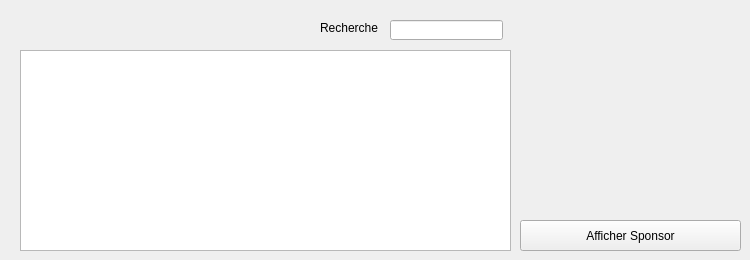
     <widget class="QWidget" name="Consulter">
      <attribute name="title">
       <string>Consulter</string>
      </attribute>
      <widget class="QPushButton" name="pushButton_affichersp">
       <property name="geometry">
        <rect>
         <x>520</x>
         <y>220</y>
         <width>221</width>
         <height>31</height>
        </rect>
       </property>
       <property name="styleSheet">
        <string notr="true">font: 15pt &quot;MV Boli&quot;;
</string>
       </property>
       <property name="text">
        <string>Afficher Sponsor</string>
       </property>
      </widget>
      <widget class="QTableView" name="tableView_sponsor">
       <property name="geometry">
        <rect>
         <x>20</x>
         <y>50</y>
         <width>491</width>
         <height>201</height>
        </rect>
       </property>
      </widget>
      <widget class="QLabel" name="label_28">
       <property name="geometry">
        <rect>
         <x>630</x>
         <y>60</y>
         <width>71</width>
         <height>81</height>
        </rect>
       </property>
       <property name="text">
        <string/>
       </property>
       <property name="pixmap">
        <pixmap>../Load.png</pixmap>
       </property>
      </widget>
      <widget class="QLabel" name="label_37">
       <property name="geometry">
        <rect>
         <x>320</x>
         <y>20</y>
         <width>71</width>
         <height>16</height>
        </rect>
       </property>
       <property name="text">
        <string>Recherche</string>
       </property>
      </widget>
      <widget class="QLineEdit" name="recherche_sponsor">
       <property name="geometry">
        <rect>
         <x>390</x>
         <y>20</y>
         <width>113</width>
         <height>20</height>
        </rect>
       </property>
      </widget>
     </widget>
